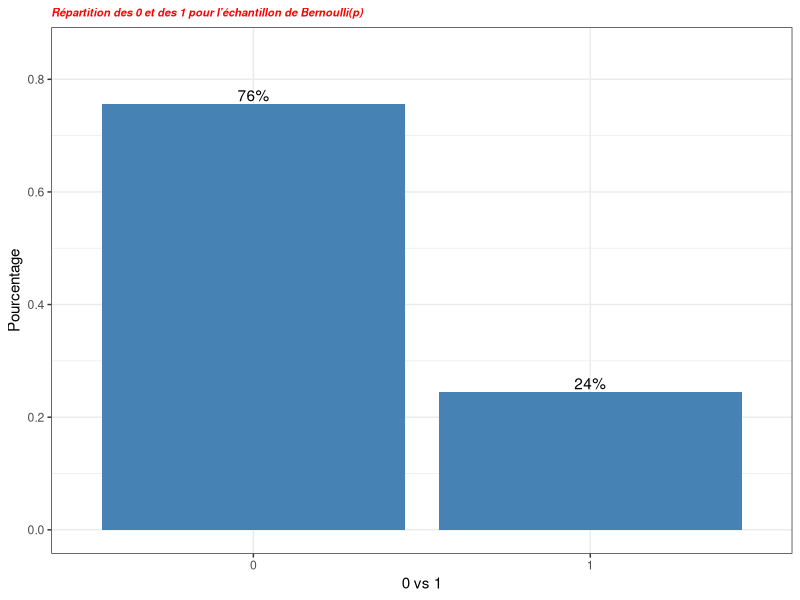
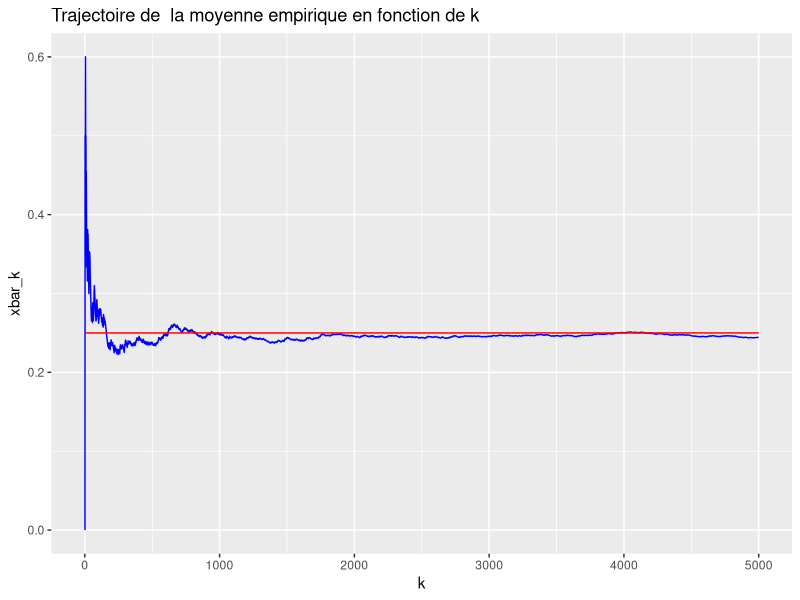
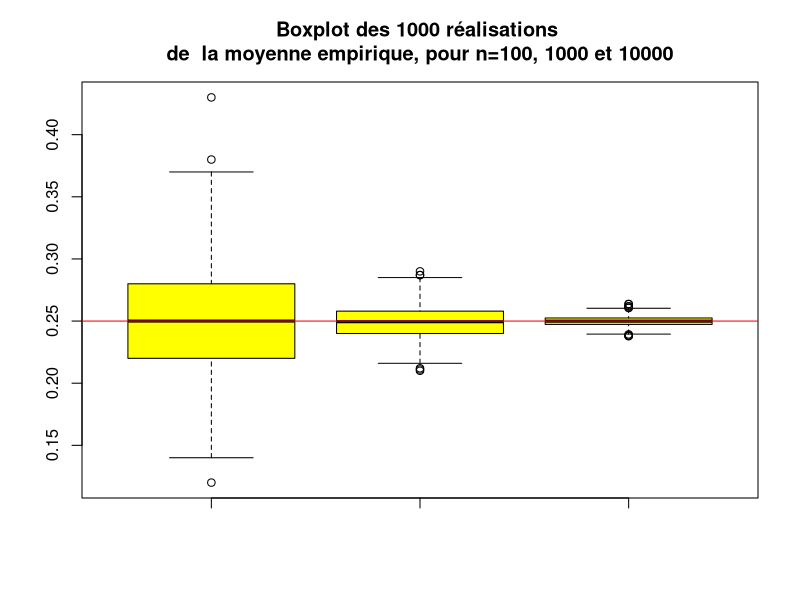
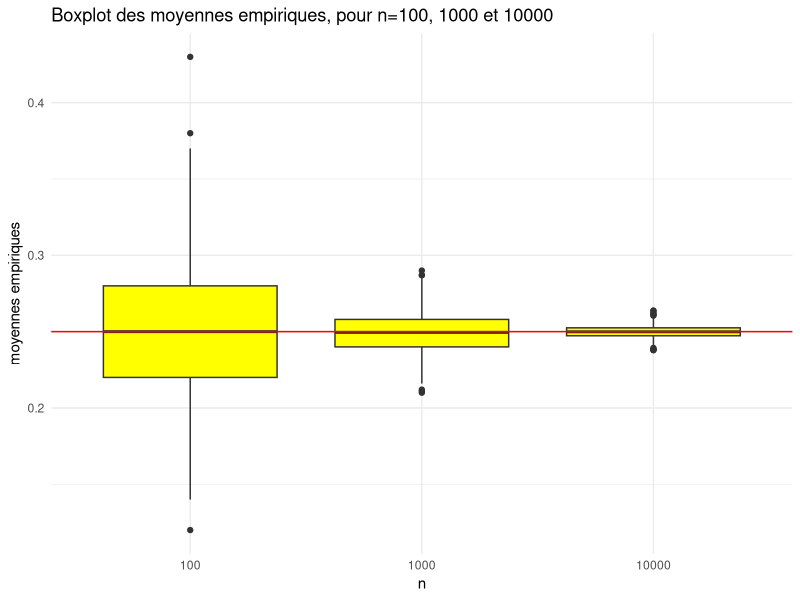
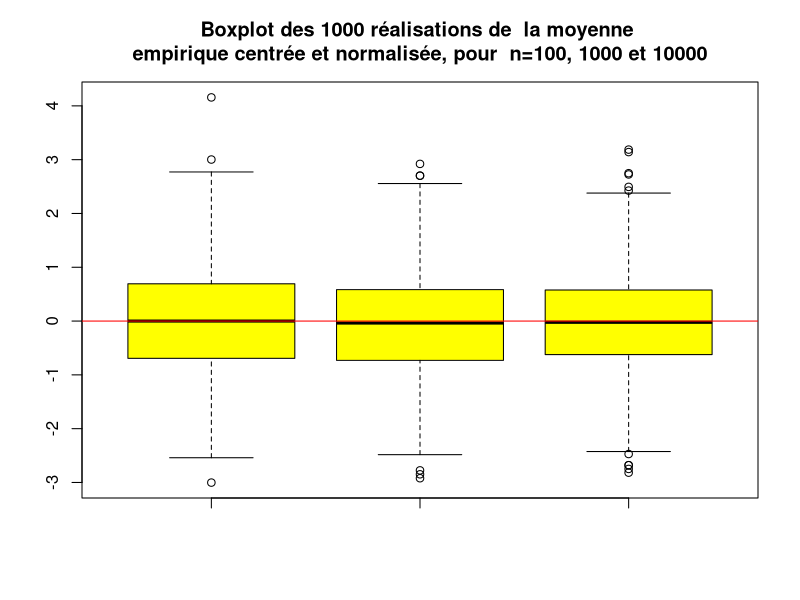
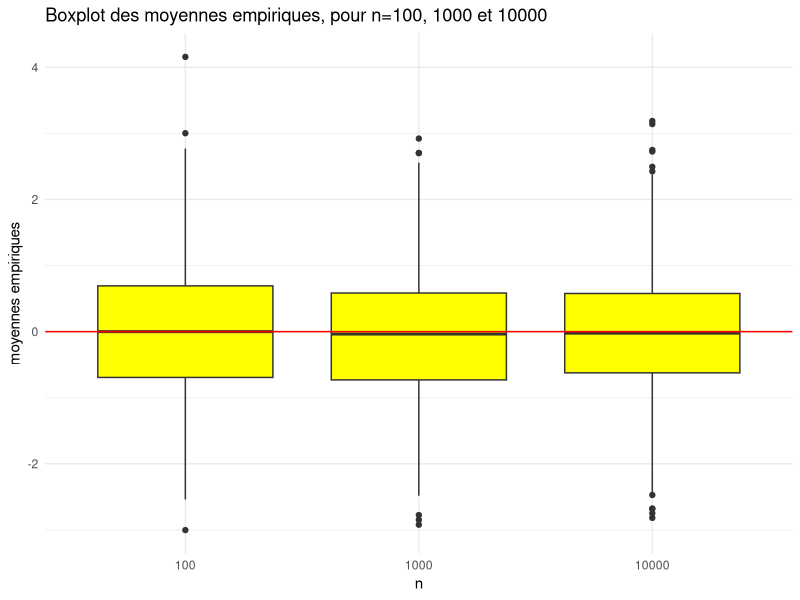
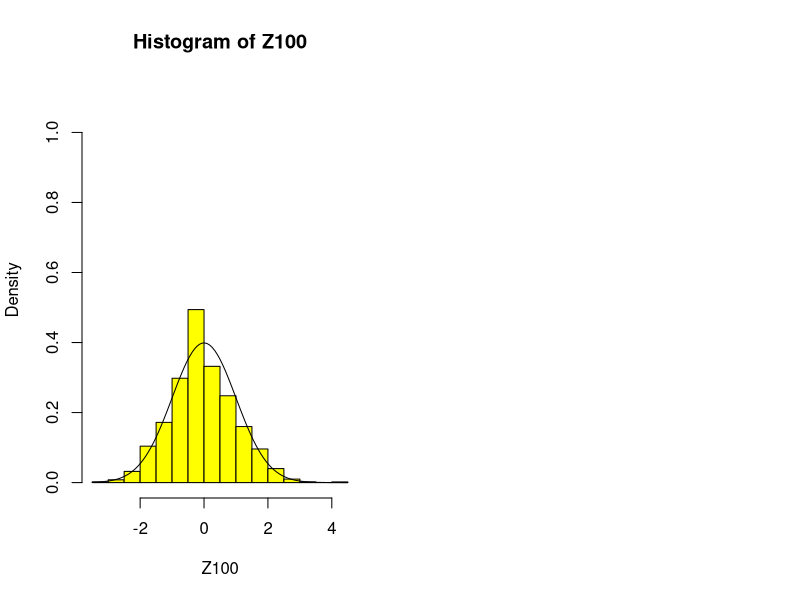
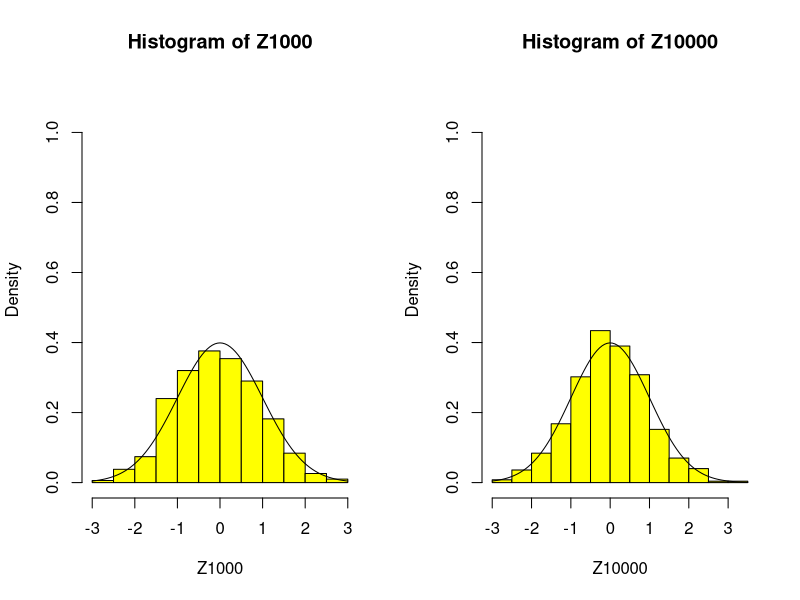

Write the R code that produced these figures, in order.
## ---- chunk 1
knitr::opts_chunk$set(echo = TRUE)
## ---- chunk 2
n<- 5000
p<- 0.25
set.seed(123)
x<- rbinom(n=n, size=1, prob=p) # 1=> un échantillon de taille n de loi Bernoulli (p), Binomale 1,p=Bernoulli(p)
head(x)
mean(x)
# Diagramme en bâtons avec ggplot
library(scales)
library(ggplot2)
data=data.frame(x)
ggplot(data, aes(x = as.factor(x))) +
  geom_bar(fill = "steelblue", aes(y = (after_stat(count))/sum(after_stat(count)))) +  theme_bw()+
  geom_text(aes(y = ((after_stat(count))/sum(after_stat(count))), label = scales::percent((after_stat(count))/sum(after_stat(count)))), stat = "count", vjust = -0.25) +
  scale_y_continuous(labels = scales::percent) +
  labs(title = "Répartition des 0 et des 1 pour l'échantillon de Bernoulli(p)", y = "Pourcentage", x = "0 vs 1")+ 
  theme(plot.title = element_text(color="red", size=8, face="bold.italic"))+
 scale_y_continuous(limit = c(0, 0.85))
## ---- chunk 3
somme_cum<-cumsum(x)
k<- 1:n
y=somme_cum/k
max(y) # doit être plus petit que 1
data=data.frame(k,y)
data_b=data.frame(k,p)
ggplot(data=data,aes(x=k,y=y))+
  geom_line(color="blue")+
  geom_line(data=data_b,aes(x=k,y=p),color="red")+
  labs(x = "k", y = "xbar_k") +
  ggtitle("Trajectoire de  la moyenne empirique en fonction de k")
## ---- chunk 4
#avec boucle
NmeanBernoulli=function(N, n, proba)
{
  M <- vector(mode = "numeric", length = N)
  for(i in 1:N)
  {
    M[i]<- mean(rbinom(n,size=1,prob=proba))
  }
  V<- M
}
#Sans boucle
NmeanBernoulli <- function(N, n, proba)
{
  M <- rowMeans(matrix(rbinom(N * n, size = 1, prob = proba),
                       nrow = N))
  return(M)
}
## ---- chunk 5
Xbar100<- NmeanBernoulli(N=1000,n=100, proba=p)
Xbar1000<- NmeanBernoulli(N=1000,n=1000, proba=p)
Xbar10000<- NmeanBernoulli(N=1000,n=10000, proba=p)
## ---- chunk 6
boxplot(Xbar100,Xbar1000,Xbar10000, col="yellow", 
     main="Boxplot des 1000 réalisations 
de  la moyenne empirique, pour n=100, 1000 et 10000")
abline(p,0, col="red")
## ---- chunk 7
library(ggplot2)
df <- data.frame(
  Xbar = c(Xbar100, Xbar1000, Xbar10000),
  n = factor(rep(c("100", "1000", "10000"),
                 times = c(length(Xbar100),
                           length(Xbar1000),
                           length(Xbar10000))))
)
ggplot(df, aes(x = n, y = Xbar)) +
  geom_boxplot(fill = "yellow") +
  geom_hline(yintercept = p, color = "red") +
  labs(
    title = "Boxplot des moyennes empiriques, pour n=100, 1000 et 10000",
    x = "n",
    y = "moyennes empiriques"
  ) +
  theme_minimal()
## ---- chunk 8
Z100<- ((Xbar100-p) * sqrt(100))/sqrt((p*(1-p)))
Z1000<- ((Xbar1000-p) * sqrt(1000))/sqrt((p*(1-p)))
Z10000<- ((Xbar10000-p) * sqrt(10000))/sqrt((p*(1-p)))
## ---- chunk 9
boxplot(Z100,Z1000,Z10000, col="yellow", 
        main="Boxplot des 1000 réalisations de  la moyenne 
empirique centrée et normalisée, pour  n=100, 1000 et 10000")
abline(0,0, col="red")
## ---- chunk 10
library(ggplot2)
df <- data.frame(
  Zn = c(Z100, Z1000, Z10000),
  n = factor(rep(c("100", "1000", "10000"),
                 times = c(length(Z100),
                           length(Z1000),
                           length(Z10000))))
)
ggplot(df, aes(x = n, y = Zn)) +
  geom_boxplot(fill = "yellow") +
  geom_hline(yintercept = 0, color = "red") +
  labs(
    title = "Boxplot des moyennes empiriques, pour n=100, 1000 et 10000",
    x = "n",
    y = "moyennes empiriques"
  ) +
  theme_minimal()
## ---- chunk 11
par(mfrow=c(1,2))
hist(Z100, freq=FALSE, col="yellow", ylim=c(0,1.1))
curve(dnorm(x, mean=0,sd=1), add=TRUE)
par(mfrow=c(1,2))
hist(Z1000, freq=FALSE, col="yellow", ylim=c(0,1.1)) #attention frequency en anglais veut dire "effectif" et non pas "fréquence"
curve(dnorm(x,mean=0, sd=1), add=TRUE)
hist(Z10000, freq=FALSE, col="yellow", ylim=c(0,1.1))
curve(dnorm(x, mean=0,sd=1), add=TRUE)
## ---- chunk 12
lambda<- 2
n<- 5000
X<- rexp(n=n, rate=lambda) 
mean(X) #attention E(X)=1/lambda
median(X) #mediane empirique
qexp(0.5, rate=lambda) 
log(2)*(1/lambda) # "vraie médiane"
# la médiane empirique converge (en probabilité et presque surement) vers la "vraie médiane" quand  la taille de l'échantillon (n) tend vers l'infini
## ---- chunk 13
n<-5000
lambda=1
k=1:n
set.seed(123)
X <- rexp(n, rate=1/lambda)
x <- seq(0,10, l=1000)
dx <- dexp(x, rate=1/lambda)
## ---- chunk 14
library(ggplot2)
D=3
  ggplot() + geom_histogram(aes(x=X, y=after_stat(density),color="red", fill="red"), fill="red", 
                            alpha=.4, colour="red", data=data.frame(X),breaks=seq(0,10,by=1/D))+
  coord_cartesian(xlim = c(0,15))+ xlab("X")+ ylab("densité ")+
  labs(title="histogramme, D=3 ",x="X", y = "densité") + theme(plot.title = element_text(face = "bold"))+
    theme(plot.title = element_text(hjust = 0.5))+
  geom_line(aes(x=x,y=dx),alpha=.4, colour="blue")+
   theme(legend.text = element_text(colour="blue", size=10,                                      face="bold"))+
  theme(legend.position.inside = c(0.8, 0.2))
## ---- chunk 15
somme_cum<-cumsum(X)
k<- 1:n
y=somme_cum/k
min(y)
max(y) #permet de fixer les ylim
M_x=1/lambda
data=data.frame(k,y)
data_b=data.frame(k,M_x)
ggplot(data=data,aes(x=k,y=y))+
  geom_line(color="blue")+
  geom_line(data=data_b,aes(x=k,y=M_x),color="red")+
  labs(x = "k", y = "xbar_k") +
  ggtitle("Trajectoire de  la moyenne empirique en fonction de k")
## ---- chunk 16
NExp <- function(N, n,lambda)
{
  X <- matrix(rexp(N * n,rate=lambda), nrow = N)
  meanExp <- apply(X, 1, mean) # ou rowMeans(X)
  medianExp <- apply(X, 1, median)
  return(list(
    mean = meanExp,
    median = medianExp
  ))
}
## ---- chunk 17
X100=NExp(2000, 100,lambda)
Xbar100=X100$mean
Xmed100=X100$median
X1000=NExp(2000, 1000,lambda)
Xbar1000=X1000$mean
Xmed1000=X1000$median
X10000=NExp(2000, 10000,lambda)
Xbar10000=X10000$mean
Xmed10000=X10000$median
## ---- chunk 18
library(ggplot2)
df <- data.frame(
  Xbar = c(Xbar100, Xbar1000, Xbar10000),
  n = factor(rep(c("100", "1000", "10000"),
                 times = c(length(Xbar100),
                           length(Xbar1000),
                           length(Xbar10000))))
)
ggplot(df, aes(x = n, y = Xbar)) +
  geom_boxplot(fill = "yellow") +
  geom_hline(yintercept = lambda, color = "red") +
  labs(
    title = "Boxplot des moyennes empiriques, pour n=100, 1000 et 10000",
    x = "n",
    y = "moyennes empiriques"
  ) +
  theme_minimal()
## ---- chunk 19
Z100<- lambda*(sqrt(100)*(Xbar100-1/lambda))
Z1000<- lambda*(sqrt(1000)*(Xbar1000-1/lambda))
Z10000<- lambda*(sqrt(10000)*(Xbar10000-1/lambda))
## ---- chunk 20
boxplot(Z100,Z1000,Z10000, col="yellow", 
        main="Boxplot des  moyennes 
        empiriques centrées et normalisées, pour n=100, 1000 et 10000")
abline(0,0, col="red")
## ---- chunk 21
library(ggplot2)
df <- data.frame(
  Zn = c(Z100, Z1000, Z10000),
  n = factor(rep(c("100", "1000", "10000"),
                 times = c(length(Z100),
                           length(Z1000),
                           length(Z10000))))
)

ggplot(df, aes(x = n, y = Zn)) +
  geom_boxplot(fill = "yellow") +
  geom_hline(yintercept = 0, color = "red") +
  labs(
    title = "Boxplot des moyennes empiriques, pour n=100, 1000 et 10000",
    x = "n",
    y = "moyennes empiriques"
  ) +
  theme_minimal()
## ---- chunk 22
par(mfrow=c(1,2))
hist(Z100, freq=FALSE, col="yellow")
curve(dnorm(x,mean=0, sd=1), add=TRUE,col="blue", ylim=c(0,0.9))
hist(Z1000, freq=FALSE, col="yellow")
curve(dnorm(x, mean=0,sd=1), add=TRUE,col="blue",ylim=c(0,0.9))
#hist(Z10000, freq=FALSE, col="yellow")
#curve(dnorm(x,mean=0, sd=1), add=TRUE,col="blue", ylim=c(0,0.9))
# les distributions de Z100 et Z1000 sont  bien proches de la densité d'une N(0,1).
## ---- chunk 23
boxplot(Xmed100,Xmed1000,Xmed10000, col="yellow", 
        main="Boxplot des 1000 réalisations 
de  la médiane empirique, pour n=100, 1000 et 10000")
abline(qexp(0.5,rate=lambda),0, col="red") #droite hrizontale au niveau de la médiane théorique
qexp(0.5,rate=lambda) #vraie médiane
# on constate que la distribution de la médiane empirique est de moins en moins dispersée, autour de la médiane théorique
## ---- chunk 24
library(ggplot2)
median=log(2)*lambda
df <- data.frame(
  Xmed = c(Xmed100, Xmed1000, Xmed10000),
  n = factor(rep(c("100", "1000", "10000"),
                 times = c(length(Xmed100),
                           length(Xmed1000),
                           length(Xmed10000))))
)
ggplot(df, aes(x = n, y = Xmed)) +
  geom_boxplot(fill = "yellow") +
  geom_hline(yintercept = log(2)*1/lambda, color = "red") +
  labs(
    title = "Boxplot des médianes empiriques pour n=100, 1000 et 10000",
    x = "n",
    y = "médianes empiriques"
  ) +
  theme_minimal()
## ---- chunk 25
Z100<- (Xmed100-qexp(0.5, rate=lambda)) * sqrt(100)
Z1000<- (Xmed1000-qexp(0.5, rate=lambda)) * sqrt(1000)
Z10000<- (Xmed10000-qexp(0.5, rate=lambda)) * sqrt(10000)
## ---- chunk 26
boxplot(Z100,Z1000,Z10000, col="yellow", 
        main="Boxplot des 1000 réalisations de  la médiane 
empirique normalisée, pour n=100, 1000 et 10000")
abline(0,0, col="red")
## ---- chunk 27
par(mfrow=c(1,2))
hist(Z1000, freq=FALSE, col="yellow",ylim=c(-0.1,1))
curve(dnorm(x,mean=0, sd=sd(Z1000)), add=TRUE,col="blue")
hist(Z10000, freq=FALSE, col="yellow",ylim=c(-0.1,1))
curve(dnorm(x, mean=0,sd=sd(Z10000)), add=TRUE,col="blue")
## ---- chunk 28
n<-100000
X <- rcauchy(n)
mean(X) 
median(X) #mediane empirique
qcauchy(0.5) #vraie médiane
qcauchy(0.25)
# la médiane empirique converge (en probabilité et presque surement) vers la "vraie médiane" quand  la taille de l'échantillon (n) tend vers l'infini
x <- seq(-10,10, l=1000)
dx <- dcauchy(x)
## ---- chunk 29
library(ggplot2)
D=3
  ggplot() + geom_histogram(aes(x=X, y=after_stat(density),color="red", fill="red"), fill="red", 
                            alpha=.4, colour="red", data=data.frame(X),breaks=seq(-10,10,by=1/D))+
  coord_cartesian(xlim = c(-10,10))+ xlab("X")+ ylab("densité ")+
  labs(title="histogramme, D=3 ",x="X", y = "densité") + theme(plot.title = element_text(face = "bold"))+
    theme(plot.title = element_text(hjust = 0.5))+
  geom_line(aes(x=x,y=dx),alpha=.4, colour="blue")+
   theme(legend.text = element_text(colour="blue", size=10,                                      face="bold"))+
  theme(legend.position.inside = c(0.8, 0.2))
## ---- chunk 30
somme_cum<-cumsum(X)
k<- 1:n
m=min(somme_cum/k)
M=max(somme_cum/k) # fournit des informations sur le ylim adapté
y=somme_cum/k
head(y)
min(y)
max(y) #permet de fixer les ylim
M_x=0
data=data.frame(k,y)
data_b=data.frame(k,M_x)
ggplot(data=data,aes(x=k,y=y))+
  geom_line(color="blue")+
  geom_line(data=data_b,aes(x=k,y=M_x),color="red")+
  labs(x = "k", y = "xbar_k") +
  ggtitle("Trajectoire de  la moyenne empirique en fonction de k")
## ---- chunk 31
NCauchy <- function(N, n)
{
  X <- matrix(rcauchy(N * n), nrow = N)
  apply(X, 1, median)
  meanCauchy <- apply(X, 1, mean)
  medianCauchy <- apply(X, 1, median)
  return(list(
    mean = meanCauchy,
    median = medianCauchy
  ))
}
## ---- chunk 32
X100=NCauchy(2000, 100)
Xbar100=X100$mean
Xmed100=X100$median
X1000=NCauchy(2000, 1000)
Xbar1000=X1000$mean
Xmed1000=X1000$median
X10000=NCauchy(2000, 10000)
Xbar10000=X10000$mean
Xmed10000=X10000$median
## ---- chunk 33
library(ggplot2)
df <- data.frame(
  Xbar = c(Xbar100, Xbar1000, Xbar10000),
  n = factor(rep(c("100", "1000", "10000"),
                 times = c(length(Xbar100),
                           length(Xbar1000),
                           length(Xbar10000))))
)
ggplot(df, aes(x = n, y = Xbar)) +
  geom_boxplot(fill = "yellow") +
  geom_hline(yintercept = 0, color = "red") +
  labs(
    title = "Boxplot des moyennes empiriques, pour n=100, 1000 et 10000",
    x = "n",
    y = "moyennes empiriques"
  ) +
  theme_minimal()
## ---- chunk 34
library(ggplot2)
df <- data.frame(
  Xmed = c(Xmed100, Xmed1000, Xmed10000),
  n = factor(rep(c("100", "1000", "10000"),
                 times = c(length(Xmed100),
                           length(Xmed1000),
                           length(Xmed10000))))
)
ggplot(df, aes(x = n, y = Xmed)) +
  geom_boxplot(fill = "yellow") +
  geom_hline(yintercept = 0, color = "red") +
  labs(
    title = "Boxplot des médianes empiriques, pour n=100, 1000 et 10000",
    x = "n",
    y = "médianes empiriques"
  ) +
  theme_minimal()
## ---- chunk 35
hist(Xbar100, breaks=c(min(Xbar100),-5,-4.5,-4,-3.5,-3,-2.5,-2,-1.5,-1,-0.5,0,
                 0.5,1,1.5,2,2.5,3, 3.5,4, 4.5,5, max(Xbar100)), xlim=c(-5,5),
     ylim=c(0,0.33))
curve(dcauchy(x), add=TRUE, col="red")

hist(Xbar1000, breaks=c(min(Xbar1000),-5,-4.5,-4,-3.5,-3,-2.5,-2,-1.5,-1,-0.5,0,
                    0.5,1,1.5,2,2.5,3, 3.5,4, 4.5,5, max(Xbar1000)), xlim=c(-5,5),
     ylim=c(0,0.33))
curve(dcauchy(x), add=TRUE, col="red")

hist(Xbar10000, breaks=c(min(Xbar10000),-5,-4.5,-4,-3.5,-3,-2.5,-2,-1.5,-1,-0.5,0,
                    0.5,1,1.5,2,2.5,3, 3.5,4, 4.5,5, max(Xbar10000)), xlim=c(-5,5),
     ylim=c(0,0.33))
curve(dcauchy(x), add=TRUE, col="red")
## ---- chunk 36
NmedianCauchy <- function(N, n)
{
  M <- apply(matrix(rcauchy(N * n), nrow = N),
             1,median)
  return(M)
}

## ---- chunk 37
boxplot(Xmed100,Xmed1000,Xmed10000, col="yellow", 
        main="Boxplot des 1000 réalisations 
de  la médiane empirique, pour n=100, 1000 et 10000")
abline(0,0, col="red")
# dispersion de la médiane empirique tend vers 0 quand la taille (n) de l'échantillon tend vers l'infini
## ---- chunk 38
Z100<- (Xmed100-0) * sqrt(100)
Z1000<- Xmed1000 * sqrt(1000)
Z10000<- Xmed10000 * sqrt(10000)
# la vitesse de convergence de la médiane empirique vers la "vraie médiane" est 1/sqrt(n) car les boites à moustaches sont "stabilisées"
## ---- chunk 39
boxplot(Z100,Z1000,Z10000, col="yellow", 
        main="Boxplot des 1000 réalisations de  la médiane 
empirique normalisée, pour n=100, 1000 et 10000")
abline(0,0, col="red")
## ---- chunk 40
par(mfrow=c(1,2))
hist(Z1000, freq=FALSE, col="yellow")
curve(dnorm(x,mean=0, sd=sd(Z1000)), add=TRUE)
hist(Z10000, freq=FALSE, col="yellow")
curve(dnorm(x, mean=0,sd=sd(Z10000)), add=TRUE)
